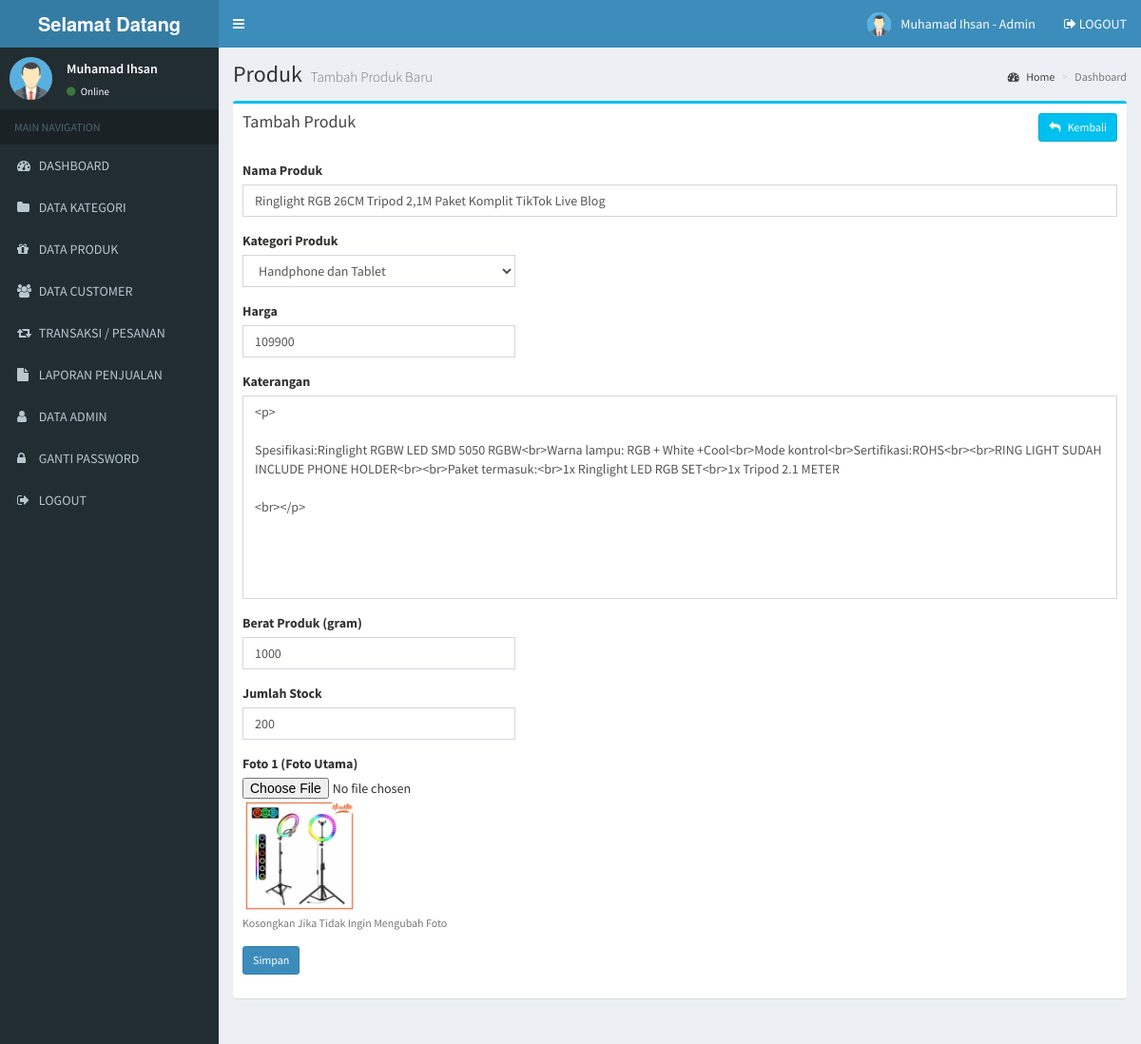
Screenshot of /admin/produk_edit.php?id=14 (signed in) with the database file from the repository.
### tables this page shows
CREATE TABLE `produk` (
  `produk_id` int(11) NOT NULL,
  `produk_nama` varchar(255) NOT NULL,
  `produk_kategori` int(11) NOT NULL,
  `produk_harga` int(11) NOT NULL,
  `produk_keterangan` text NOT NULL,
  `produk_jumlah` int(11) NOT NULL,
  `produk_berat` int(11) NOT NULL,
  `produk_foto1` varchar(255) DEFAULT NULL,
  `produk_foto2` varchar(255) DEFAULT NULL,
  `produk_foto3` varchar(255) DEFAULT NULL
);

CREATE TABLE `kategori` (
  `kategori_id` int(11) NOT NULL,
  `kategori_nama` varchar(255) NOT NULL
);

### admin/produk_edit.php (the view, shortened to what this page needs)
<?php include 'header.php'; ?>
<div class="content-wrapper">
  <section class="content-header">
    <h1>
      Produk
      <small>Tambah Produk Baru</small>
    </h1>
    <ol class="breadcrumb">
      <li><a href="#"><i class="fa fa-dashboard"></i> Home</a></li>
      <li class="active">Dashboard</li>
    </ol>
  </section>
  <section class="content">
    <div class="row">
      <section class="col-lg-12">
        <div class="box box-info">
          <div class="box-header">
            <h3 class="box-title">Tambah Produk</h3>
            <a href="produk.php" class="btn btn-info btn-sm pull-right"><i class="fa fa-reply"></i> &nbsp Kembali</a>
          </div>
          <div class="box-body">
            <?php
            $id = $_GET['id'];
            $data = mysqli_query($koneksi,"select * from produk where produk_id='$id'");
            while($d = mysqli_fetch_array($data)){
              ?>
              <form action="produk_update.php" method="post" enctype="multipart/form-data">
                <div class="form-group">
                  <label>Nama Produk</label>
                  <input type="text" class="form-control" name="nama" required="required" placeholder="Masukkan Nama .." value="<?php echo $d['produk_nama']; ?>">
                </div>
                <div class="form-group">
                  <label>Kategori Produk</label>
                  <div class="row">
                    <div class="col-lg-4">
                      <select name="kategori" required="required" class="form-control">
                        <?php
                        include '../koneksi.php';
                        $kategori = mysqli_query($koneksi,"SELECT * FROM kategori");
                        while($k = mysqli_fetch_array($kategori)){
                          ?>
                          <option <?php if($k['kategori_id'] == $d['produk_kategori']){echo "selected='selected'";} ?> value="<?php echo $k['kategori_id']; ?>"><?php echo $k['kategori_nama']; ?></option>
                          <?php
                        }
                        ?>
                      </select>
                    </div>
                  </div>
                </div>
                <div class="form-group">
                  <label>Harga</label>
                  <div class="row">
                    <div class="col-lg-4">
                      <input type="number" class="form-control" name="harga" required="required" placeholder="Masukkan Harga .." value="<?php echo $d['produk_harga']; ?>">
                    </div>
                  </div>
                </div>
                <div class="form-group">
                  <label>Katerangan</label>
                  <textarea name="keterangan" class="form-control textarea" required="required" style="resize: none" rows="10"><?php echo $d['produk_keterangan']; ?></textarea>
                </div>
                <div class="form-group">
                  <label>Berat Produk (gram)</label>
                  <div class="row">
                    <div class="col-lg-4">
                      <input type="number" class="form-control" name="berat" required="required" placeholder="Masukkan Berat .." value="<?php echo $d['produk_berat']; ?>">
                    </div>
                  </div>
                </div>
                <div class="form-group">
                  <label>Jumlah Stock</label>
                  <div class="row">
                    <div class="col-lg-4">
                      <input type="number" class="form-control" name="jumlah" required="required" placeholder="Masukkan Jumlah .." value="<?php echo $d['produk_jumlah']; ?>">
                    </div>
                  </div>
                </div>
                <div class="form-group">
                  <label>Foto 1 (Foto Utama)</label>
                  <input type="file" name="foto1">
                  <?php if($d['produk_foto1'] == ""){ ?>
                    <img src="../gambar/sistem/produk.png" style="width: 120px;height: auto">
                  <?php }else{ ?>
                    <img src="../gambar/produk/<?php echo $d['produk_foto1'] ?>" style="width: 120px;height: auto">
                  <?php } ?>
                  <br/>
                  <small class="text-muted">Kosongkan Jika Tidak Ingin Mengubah Foto</small>
                </div>
                <div class="form-group">
                  <input type="submit" class="btn btn-sm btn-primary" value="Simpan">
                </div>
              </form>
              <?php
            }
            ?>
          </div>
        </div>
      </section>
    </div>
  </section>
</div>
<?php include 'footer.php'; ?>

### admin/header.php (shortened to what this page needs)
<!DOCTYPE html>
<html>
<head>
  <link rel="stylesheet" href="../assets/bower_components/bootstrap/dist/css/bootstrap.min.css">
  <link rel="stylesheet" href="../assets/bower_components/font-awesome/css/font-awesome.min.css">
  <link rel="stylesheet" href="../assets/bower_components/Ionicons/css/ionicons.min.css">
  <link rel="stylesheet" href="../assets/dist/css/AdminLTE.min.css">
  <link rel="stylesheet" href="../assets/bower_components/datatables.net-bs/css/dataTables.bootstrap.min.css">
  <link rel="stylesheet" href="../assets/dist/css/skins/_all-skins.min.css">
  <link rel="stylesheet" href="../assets/bower_components/morris.js/morris.css">
  <link rel="stylesheet" href="../assets/bower_components/jvectormap/jquery-jvectormap.css">
  <link rel="stylesheet" href="../assets/bower_components/bootstrap-datepicker/dist/css/bootstrap-datepicker.min.css">
  <link rel="stylesheet" href="../assets/bower_components/bootstrap-daterangepicker/daterangepicker.css">
  <link rel="stylesheet" href="../assets/plugins/bootstrap-wysihtml5/bootstrap3-wysihtml5.min.css">
  <?php
  include '../koneksi.php';
  ?>
</head>
<body class="hold-transition skin-blue sidebar-mini">
  <div class="wrapper">
    <header class="main-header">
      <a href="index.php" class="logo">
        <span class="logo-lg"><b>Selamat</b> <b>Datang</b></span>
      </a>
      <nav class="navbar navbar-static-top">
        <a href="#" class="sidebar-toggle" data-toggle="push-menu" role="button">
        </a>
        <div class="navbar-custom-menu">
          <ul class="nav navbar-nav">
            <li class="dropdown user user-menu">
              <a href="#" class="dropdown-toggle" data-toggle="dropdown">
                <?php
                $id_admin = $_SESSION['id'];
                $profil = mysqli_query($koneksi,"select * from admin where admin_id='$id_admin'");
                $profil = mysqli_fetch_assoc($profil);
                if($profil['admin_foto'] == ""){
                  ?>
                  <img src="../gambar/sistem/user.png" class="user-image">
                <?php }else{ ?>
                  <img src="../gambar/user/<?php echo $profil['admin_foto'] ?>" class="user-image">
                <?php } ?>
                <span class="hidden-xs"><?php echo $_SESSION['nama']; ?> - Admin</span>
              </a>
            </li>
            <li>
              <a href="logout.php"><i class="fa fa-sign-out"></i> LOGOUT</a>
            </li>
          </ul>
        </div>
      </nav>
    </header>
    <aside class="main-sidebar">
      <section class="sidebar">
        <div class="user-panel">
          <div class="pull-left image">
            <?php
            $id = $_SESSION['id'];
            $profil = mysqli_query($koneksi,"select * from admin where admin_id='$id'");
            $profil = mysqli_fetch_assoc($profil);
            if($profil['admin_foto'] == ""){
              ?>
              <img src="../gambar/sistem/user.png" class="img-circle">
            <?php }else{ ?>
              <img src="../gambar/user/<?php echo $profil['admin_foto'] ?>" class="img-circle" style="max-height:45px">
            <?php } ?>
          </div>
          <div class="pull-left info">
            <p><?php echo $_SESSION['nama']; ?></p>
            <a href="#"><i class="fa fa-circle text-success"></i> Online</a>
          </div>
        </div>
        <ul class="sidebar-menu" data-widget="tree">
          <li class="header">MAIN NAVIGATION</li>
          <li>
            <a href="index.php">
              <i class="fa fa-dashboard"></i> <span>DASHBOARD</span>
            </a>
          </li>
          <li>
            <a href="kategori.php">
              <i class="fa fa-folder"></i> <span>DATA KATEGORI</span>
            </a>
          </li>
          <li>
            <a href="produk.php">
              <i class="fa fa-gift"></i> <span>DATA PRODUK</span>
            </a>
          </li>
          <li>
            <a href="customer.php">
              <i class="fa fa-users"></i> <span>DATA CUSTOMER</span>
            </a>
          </li>
           <li>
            <a href="transaksi.php">
              <i class="fa fa-retweet"></i> <span>TRANSAKSI / PESANAN</span>
            </a>
          </li>
          <li>
            <a href="laporan.php">
              <i class="fa fa-file"></i> <span>LAPORAN PENJUALAN</span>
            </a>
          </li>
          <li>
            <a href="admin.php">
              <i class="fa fa-user"></i> <span>DATA ADMIN</span>
            </a>
          </li>
          <li>
            <a href="gantipassword.php">
              <i class="fa fa-lock"></i> <span>GANTI PASSWORD</span>
            </a>
          </li>
          <li>
            <a href="logout.php">
              <i class="fa fa-sign-out"></i> <span>LOGOUT</span>
            </a>
          </li>
        </ul>
      </section>
    </aside>

### rows the page displays
produk: nama "Ringlight RGB 26CM Tripod 2,1M Paket Komplit TikTok Live Blog", kategori "Handphone dan Tablet", harga "109900", keterangan "<p> Spesifikasi:Ringlight RGBW LED SMD 5050 RGBW<br>Warna lampu: RGB + White +Cool<br>Mode kontrol<br>Sertifikasi:ROHS<br><br>RING LIGHT SUDAH INCLUDE PHONE HOLDER<br><br>Paket termasuk:<br>1x Ringlight LED RGB SET<br>1x Tripod 2.1 METER <br></p>", berat "1000", jumlah "200", produk_foto1 (picture)

### other values shown
$_SESSION['nama'] "Muhamad Ihsan"
